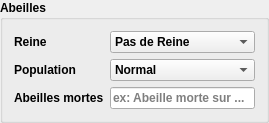
               <widget class="QGroupBox" name="groupBox_3">
                <property name="font">
                 <font>
                  <family>Arial</family>
                  <weight>75</weight>
                  <bold>true</bold>
                 </font>
                </property>
                <property name="title">
                 <string>Abeilles</string>
                </property>
                <layout class="QVBoxLayout" name="verticalLayout_8">
                 <item>
                  <layout class="QFormLayout" name="formLayout_4">
                   <item row="0" column="0">
                    <widget class="QLabel" name="label_20">
                     <property name="font">
                      <font>
                       <family>Arial</family>
                      </font>
                     </property>
                     <property name="text">
                      <string>Reine</string>
                     </property>
                    </widget>
                   </item>
                   <item row="2" column="0">
                    <widget class="QLabel" name="label_21">
                     <property name="font">
                      <font>
                       <family>Arial</family>
                      </font>
                     </property>
                     <property name="text">
                      <string>Abeilles mortes</string>
                     </property>
                    </widget>
                   </item>
                   <item row="1" column="0">
                    <widget class="QLabel" name="label_22">
                     <property name="font">
                      <font>
                       <family>Arial</family>
                      </font>
                     </property>
                     <property name="text">
                      <string>Population</string>
                     </property>
                    </widget>
                   </item>
                   <item row="0" column="1">
                    <layout class="QHBoxLayout" name="horizontalLayout_13">
                     <item>
                      <widget class="QComboBox" name="reine">
                       <item>
                        <property name="text">
                         <string>Pas de Reine</string>
                        </property>
                       </item>
                       <item>
                        <property name="text">
                         <string>Non marquée</string>
                        </property>
                       </item>
                       <item>
                        <property name="text">
                         <string>Bleu</string>
                        </property>
                       </item>
                       <item>
                        <property name="text">
                         <string>Blanc</string>
                        </property>
                       </item>
                       <item>
                        <property name="text">
                         <string>Jaune</string>
                        </property>
                       </item>
                       <item>
                        <property name="text">
                         <string>Rouge</string>
                        </property>
                       </item>
                       <item>
                        <property name="text">
                         <string>Vert</string>
                        </property>
                       </item>
                      </widget>
                     </item>
                    </layout>
                   </item>
                   <item row="1" column="1">
                    <widget class="QComboBox" name="population">
                     <item>
                      <property name="text">
                       <string>Normal</string>
                      </property>
                     </item>
                     <item>
                      <property name="text">
                       <string>trops d'abeilles</string>
                      </property>
                     </item>
                     <item>
                      <property name="text">
                       <string>pas assez d'abeilles</string>
                      </property>
                     </item>
                    </widget>
                   </item>
                   <item row="2" column="1">
                    <widget class="QLineEdit" name="morte">
                     <property name="inputMask">
                      <string/>
                     </property>
                     <property name="text">
                      <string/>
                     </property>
                     <property name="placeholderText">
                      <string>ex: Abeille morte sur ...</string>
                     </property>
                    </widget>
                   </item>
                  </layout>
                 </item>
                </layout>
               </widget>
